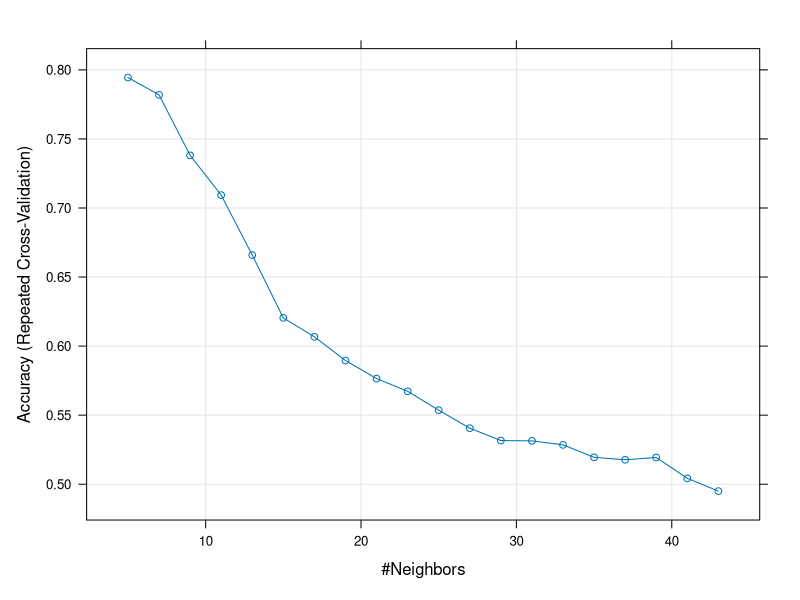

Source code (R):
# 1112 Data Science Final Project ####

# KNN Classifier ####

# packages ####
library(readr)
library(caret)
library(pROC)
library(mlbench)
library(class)
library(magrittr)

# import data ####
df <- read_csv("data/output_name_nor_simple.csv")

I_train <- sample(1:nrow(df), size = 0.8*nrow(df), replace = TRUE)

df$Structure <- as.factor(df$Structure)

# caret::knn, k=5 ####
trControl <- trainControl(method = "repeatedcv",
                          number = 5,
                          repeats = 3)

eq <- formula(paste("Structure ~", paste0("`", colnames(df)[c(6,8:276)], "`", collapse = " + ")))

fit <- train(eq,
             data = df,
             subset = I_train,
             method = "knn", 
             tuneLength = 20,
             trControl = trControl,
             preProc = c("center", "scale"))

# performance ####

plot(fit)
#varImp(fit)

pred1 <- predict(fit, newdata = df[-I_train, ])

cm1 <- confusionMatrix(pred1, factor(df[-I_train,]$Structure, levels = levels(pred1)),
                mode = "everything")

# F1 score, 0.72
cm1$byClass[,"F1"]

cm1$byClass[,"F1"] %>% mean(na.rm = TRUE)

# class::knn , k=1 ####

pred2 <- knn(df[I_train, 8:276], df[-I_train, 8:276], 
    cl = factor(df[I_train,]$Structure, levels = levels(pred1)), 
    k = 1)

table(pred2, df[-I_train,]$Structure)

cm2 <- confusionMatrix(pred2, factor(df[-I_train,]$Structure, levels = levels(pred2)),
                mode = "everything")

# F1 score, 0.88
cm2$byClass[,"F1"]

cm2$byClass[,"F1"] %>% mean(na.rm = TRUE)
